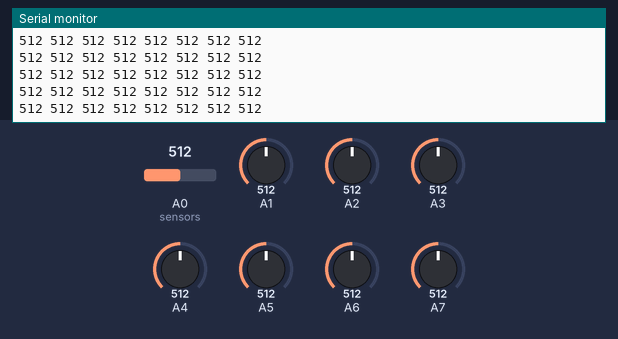
Bench run of a sketch on a simulated Arduino Nano, built with avr-gcc and run on an emulated ATmega328P. Shown: the last lines printed to the serial monitor. Inputs (shaded band) come from the test bench; at power-on: A0 (sensors) = 512, A1 = 512, A2 = 512, A3 = 512, A4 = 512, A5 = 512, A6 = 512, A7 = 512.

Above: at 2.2 s.
2.3 s: A0 (sensors) set to 716
At 2.32 s:
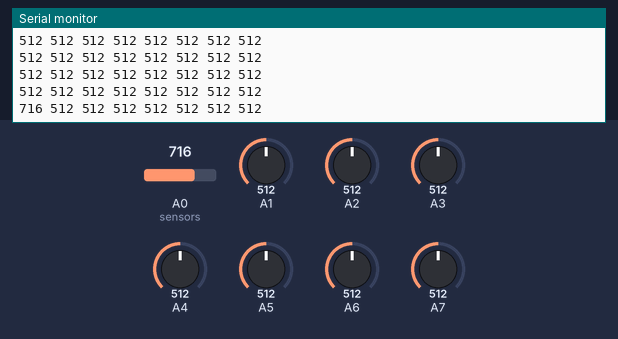
3.8 s: A1 set to 716
At 3.83 s:
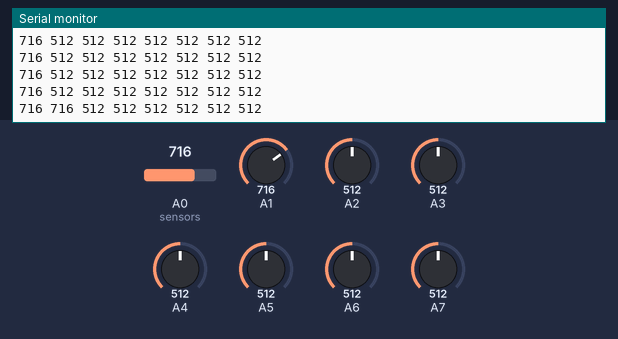
5.3 s: A2 set to 716
At 5.34 s:
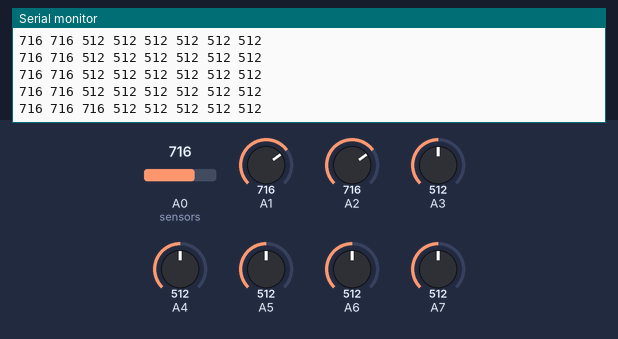
6.8 s: A3 set to 716
At 6.8 s:
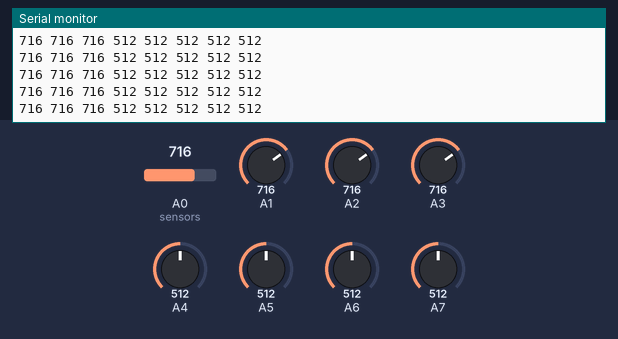
8.3 s: A4 set to 716
At 8.32 s:
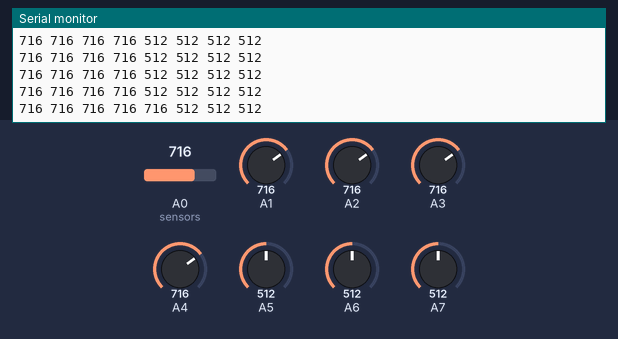
9.8 s: A5 set to 716
At 9.83 s:
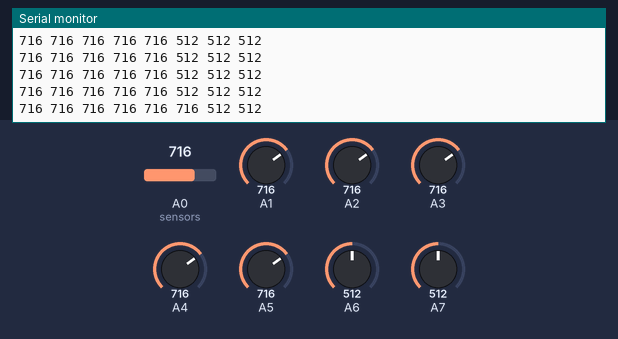

The sketch:

IR_Array_analog_read_test.ino
```cpp
int bData [8] = {};

void setup()
{
  Serial.begin (2000000);
  Serial.println ("Inicio");
  delay (1000);

  digitalWrite (14, HIGH);
  digitalWrite (15, HIGH);
  digitalWrite (16, HIGH);
  digitalWrite (17, HIGH);
  digitalWrite (18, HIGH);
  digitalWrite (19, HIGH);
  digitalWrite (20, HIGH);
  digitalWrite (21, HIGH);
  // put your setup code here, to run once:

}

void loop()
{
  bData [0] = analogRead (A0);//Read all sensors
  bData [1] = analogRead (A1);
  bData [2] = analogRead (A2);
  bData [3] = analogRead (A3);
  bData [4] = analogRead (A4);
  bData [5] = analogRead (A5);
  bData [6] = analogRead (A6);
  bData [7] = analogRead (A7);

  for (int i = 0; i < 8; i++)
  {
    Serial.print (bData [i]);
    Serial.print (" ");
  }
  Serial.println ();

  delay (50);

}
```

Measured:
- after the input at 2.3 s, the serial monitor: prints a new line at once (image 1)
- after the input at 3.8 s, the serial monitor: prints a new line at once (image 2)
- after the input at 5.3 s, the serial monitor: prints a new line at once (image 3)
- after the input at 8.3 s, the serial monitor: prints a new line at once (image 5)
- after the input at 9.8 s, the serial monitor: prints a new line at once (image 6)
